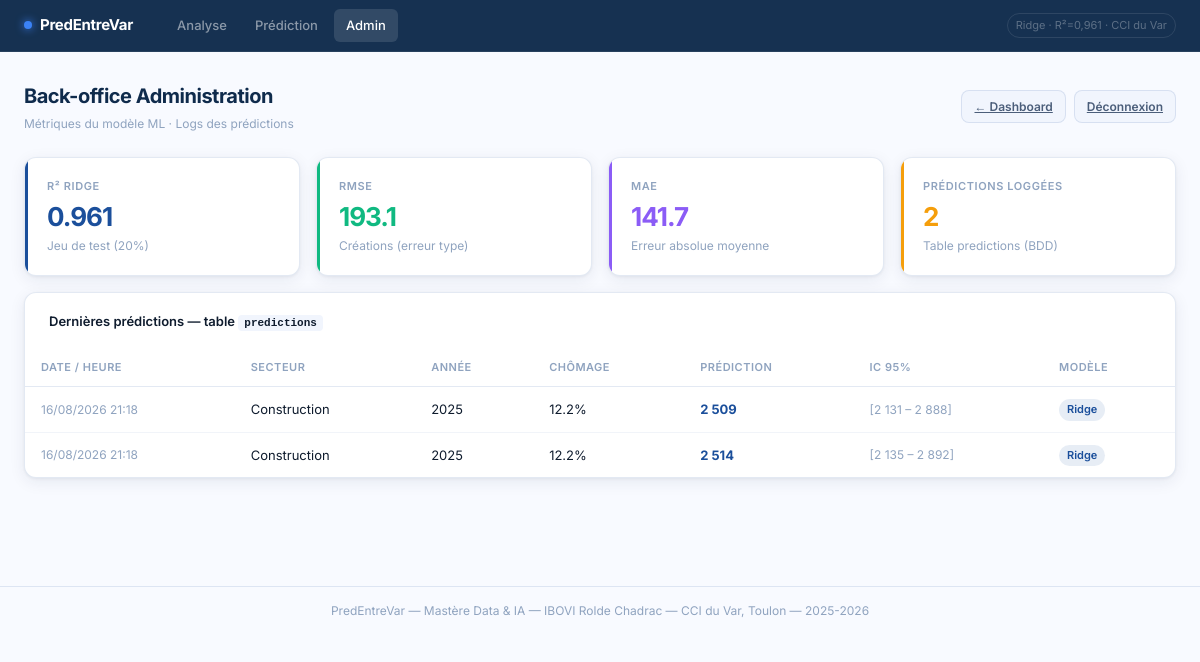
/admin/ (signed in), run on the app's committed database.
### app/models/models.py (models this page shows)
class Prediction(db.Model):
    __tablename__ = 'predictions'
    id                 = db.Column(db.Integer, primary_key=True)
    created_at         = db.Column(db.DateTime, default=datetime.utcnow)
    secteur            = db.Column(db.String(120), nullable=False)
    annee_cible        = db.Column(db.Integer, nullable=False)
    taux_chomage_hyp   = db.Column(db.Float, nullable=False)
    valeur_predite     = db.Column(db.Float, nullable=False)
    intervalle_bas     = db.Column(db.Float)
    intervalle_haut    = db.Column(db.Float)
    modele             = db.Column(db.String(50), default='Ridge')

### app/routes/admin.py (the view)
@admin_bp.route('/')
def admin_index():
    if not check_auth():
        return redirect(url_for('admin.login'))
    preds = Prediction.query.order_by(Prediction.created_at.desc()).limit(20).all()
    metrics = ModelMetric.query.order_by(ModelMetric.trained_at.desc()).limit(10).all()
    return render_template('admin.html',
                           predictions=preds, metrics=metrics,
                           ml=ml_service)

### app/routes/admin.py (called while the page is built)
def check_auth():
    return session.get('admin_logged') == True

### app/templates/admin.html (shortened to what this page needs)
{% extends 'base.html' %}
{% block content %}
<div class="flex items-c jc-sb mb-24 fade-up">
  <div>
    <h1 style="font-size:20px;font-weight:700;letter-spacing:-.5px;color:var(--navy)">Back-office Administration</h1>
    <p class="section-sub">Métriques du modèle ML · Logs des prédictions</p>
  </div>
  <div class="flex gap-8">
    <a href="/" class="btn btn-ghost" style="font-size:12px;padding:6px 12px">← Dashboard</a>
    <a href="/admin/logout" class="btn btn-ghost" style="font-size:12px;padding:6px 12px">Déconnexion</a>
  </div>
</div>
<div class="grid g-4 mb-16 fade-up">
  <div class="kpi">
    <span class="kpi-accent" style="background:var(--blue)"></span>
    <div class="kpi-label">R² Ridge</div>
    <div class="kpi-val" style="color:var(--blue)">{{ ml.r2 }}</div>
    <div class="kpi-sub">Jeu de test (20%)</div>
  </div>
  <div class="kpi">
    <span class="kpi-accent" style="background:var(--green)"></span>
    <div class="kpi-label">RMSE</div>
    <div class="kpi-val" style="color:var(--green)">{{ ml.rmse }}</div>
    <div class="kpi-sub">Créations (erreur type)</div>
  </div>
  <div class="kpi">
    <span class="kpi-accent" style="background:var(--purple)"></span>
    <div class="kpi-label">MAE</div>
    <div class="kpi-val" style="color:var(--purple)">{{ ml.mae }}</div>
    <div class="kpi-sub">Erreur absolue moyenne</div>
  </div>
  <div class="kpi">
    <span class="kpi-accent" style="background:var(--amber)"></span>
    <div class="kpi-label">Prédictions loggées</div>
    <div class="kpi-val" style="color:var(--amber)">{{ predictions|length }}</div>
    <div class="kpi-sub">Table predictions (BDD)</div>
  </div>
</div>
<div class="card fade-up">
  <div class="card-header" style="padding-bottom:16px">
    <div class="section-title">Dernières prédictions — table <code style="font-size:11px;background:var(--surface2);padding:2px 6px;border-radius:4px">predictions</code></div>
  </div>
  <div style="overflow-x:auto">
    <table class="table">
      <thead>
        <tr>
          <th>Date / Heure</th>
          <th>Secteur</th>
          <th>Année</th>
          <th>Chômage</th>
          <th>Prédiction</th>
          <th>IC 95%</th>
          <th>Modèle</th>
        </tr>
      </thead>
      <tbody>
        {% for p in predictions %}
        <tr>
          <td style="color:var(--text-3);font-size:12px">{{ p.created_at.strftime('%d/%m/%Y %H:%M') if p.created_at else '—' }}</td>
          <td>{{ p.secteur[:38] }}</td>
          <td>{{ p.annee_cible }}</td>
          <td>{{ p.taux_chomage_hyp }}%</td>
          <td><strong style="color:var(--blue)">{{ "{:,}".format(p.valeur_predite|int).replace(',', ' ') }}</strong></td>
          <td style="font-size:12px;color:var(--text-3)">[{{ "{:,}".format((p.intervalle_bas or 0)|int).replace(',', ' ') }} – {{ "{:,}".format((p.intervalle_haut or 0)|int).replace(',', ' ') }}]</td>
          <td><span class="badge badge-blue">{{ p.modele }}</span></td>
        </tr>
        {% else %}
        <tr><td colspan="7" style="text-align:center;color:var(--text-3);padding:32px">Aucune prédiction enregistrée</td></tr>
        {% endfor %}
      </tbody>
    </table>
  </div>
</div>
{% endblock %}

### app/templates/base.html (shortened to what this page needs)
<!DOCTYPE html>
<html lang="fr">
<head>
</head>
<body>
<nav class="navbar">
  <div class="navbar-left">
    <a class="brand" href="/"><span class="brand-dot"></span>PredEntreVar</a>
    <div class="nav-links">
      <a class="nav-link {% if request.path=='/' %}active{% endif %}" href="/">Analyse</a>
      <a class="nav-link {% if '/predict' in request.path %}active{% endif %}" href="/predict">Prédiction</a>
      <a class="nav-link {% if '/admin' in request.path %}active{% endif %}" href="/admin">Admin</a>
    </div>
  </div>
  <span class="navbar-badge">Ridge · R²=0,961 · CCI du Var</span>
</nav>
<div class="page">{% block content %}{% endblock %}</div>
<footer>PredEntreVar — Mastère Data &amp; IA — IBOVI Rolde Chadrac — CCI du Var, Toulon — 2025-2026</footer>
</body>
</html>

### data on the page
Prediction: created_at "16/08/2026 21:18", secteur "Construction", annee_cible "2025", taux_chomage_hyp "12.2", valeur_predite "2 509", intervalle_bas "2 131", intervalle_haut "2 888", modele "Ridge"
Prediction: created_at "16/08/2026 21:18", secteur "Construction", annee_cible "2025", taux_chomage_hyp "12.2", valeur_predite "2 514", intervalle_bas "2 135", intervalle_haut "2 892", modele "Ridge"

### other printed values
{{ ml.r2 }} "0.961"
{{ ml.rmse }} "193.1"
{{ ml.mae }} "141.7"
{{ predictions|length }} "2"
